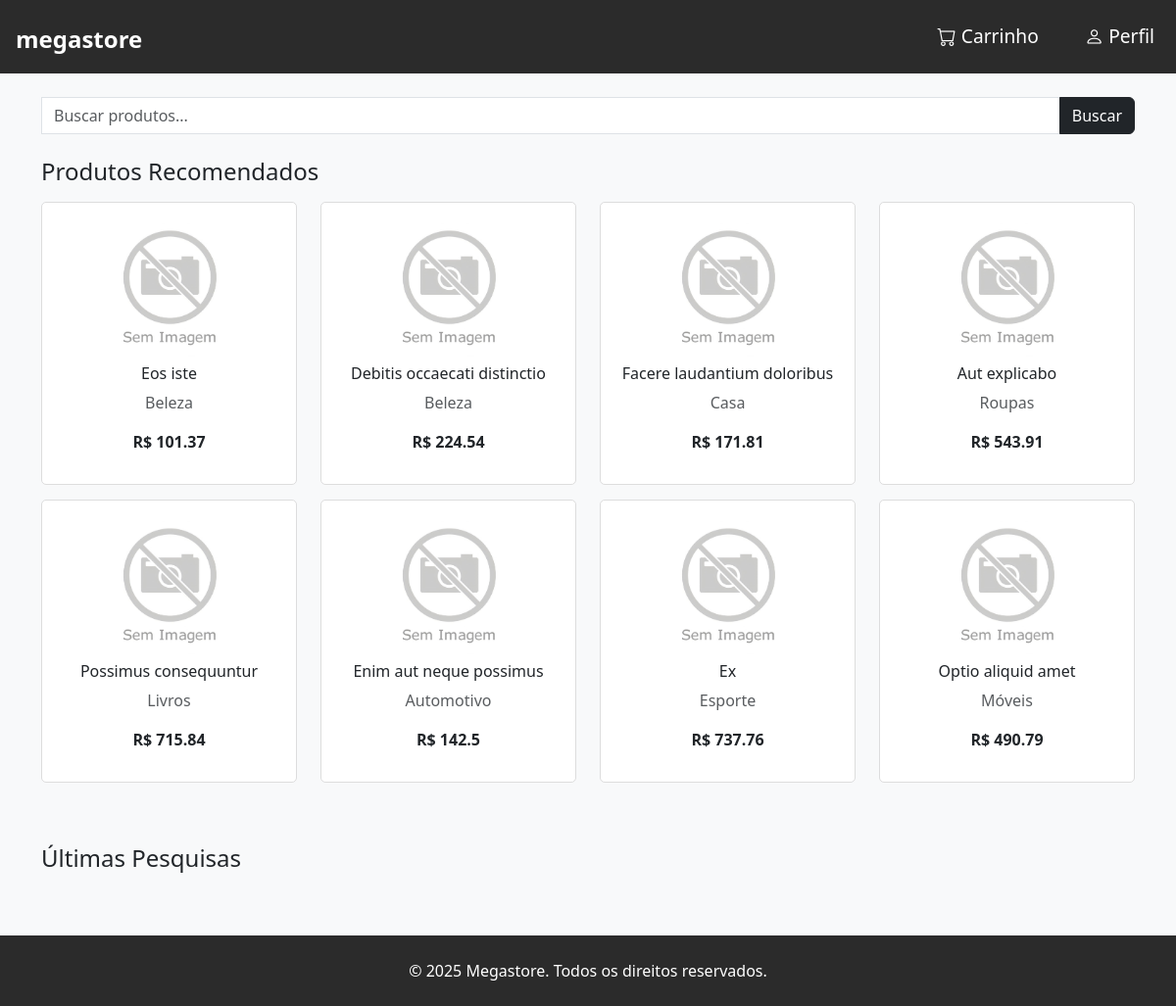
Before: / with the older database file.
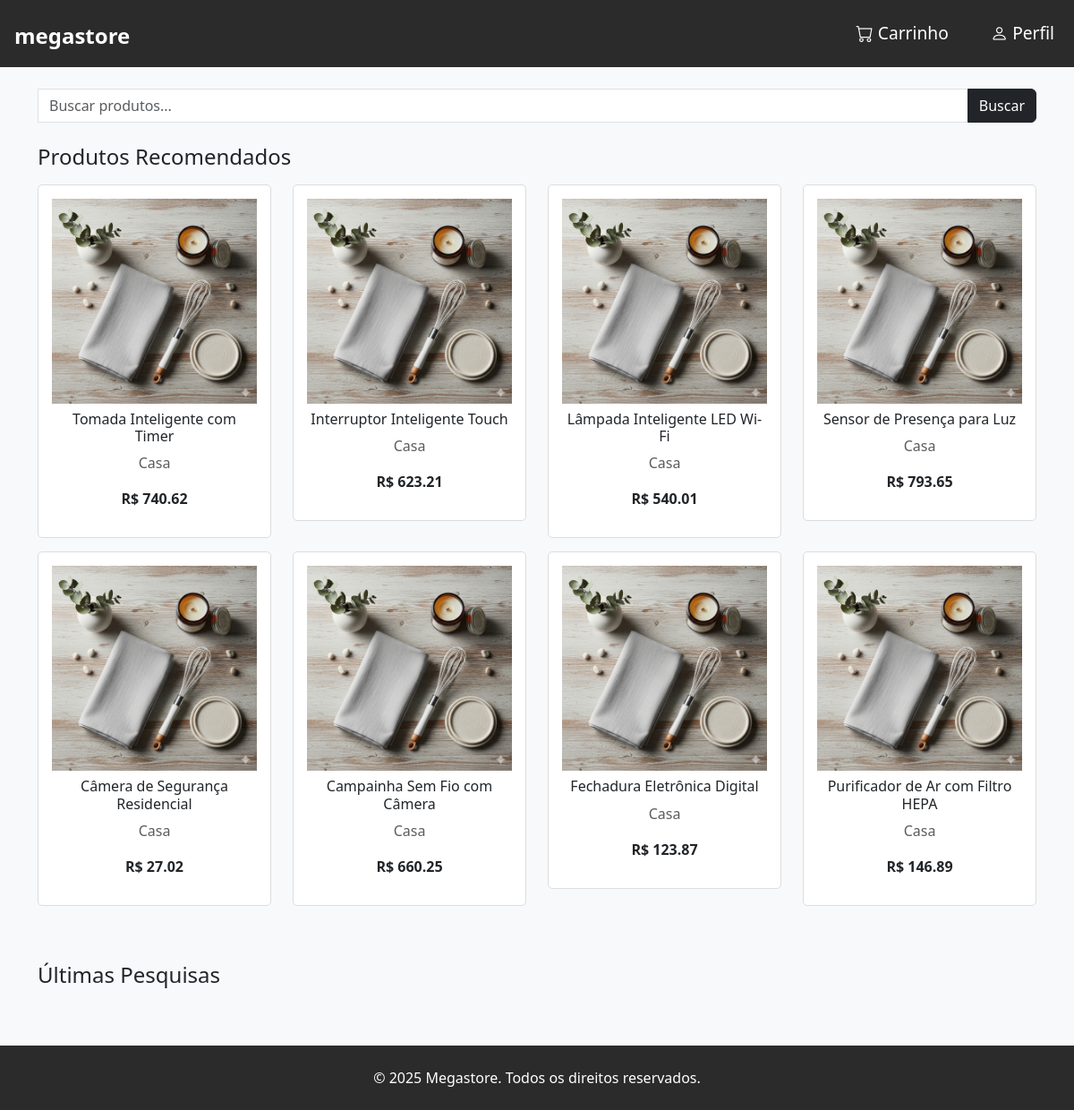
After: the same page with the newer database file.
### app/models.py (models this page shows)
class Produtos(db.Model):
    __tablename__ = "produtos"
    id = db.Column(db.Integer, primary_key=True)
    nome = db.Column(db.String(200), nullable=False)
    categoria = db.Column(db.String(100), nullable=True)
    quantidade = db.Column(db.Integer, nullable=True)
    descricao = db.Column(db.Text, nullable=True)
    preco = db.Column(db.Float, nullable=True)
    created_at = db.Column(db.DateTime, default=datetime.datetime.utcnow)

class ProdutoImagem(db.Model):
    __tablename__ = "produto_imagens"
    id = db.Column(db.Integer, primary_key=True)
    produto_id = db.Column(db.Integer, db.ForeignKey('produtos.id', ondelete='CASCADE'), nullable=False)
    filename = db.Column(db.String(300), nullable=False)   # arquivo salvo em app/static/uploads/
    mimetype = db.Column(db.String(50), nullable=True)
    is_primary = db.Column(db.Boolean, default=False)
    produto = db.relationship('Produtos', backref=db.backref('imagens', lazy='dynamic', cascade="all, delete-orphan"))

### app/views.py (the view)
@app.route('/', methods=['GET', 'POST'])
def index():
    termo = request.form.get('termo', '')
    if termo:
        produtos = Produtos.query.filter(
            or_(
                Produtos.nome.ilike(f'%{termo}%'),
                Produtos.categoria.ilike(f'%{termo}%')
            )
        ).all()
    else:
        produtos = Produtos.query.order_by(Produtos.created_at.desc()).limit(8).all()
    return render_template('index.html', produtos_recomendados=produtos, ultimas_pesquisas=[termo] if termo else [])

### app/__init__.py (called while the page is built)
@app.after_request
def aplicar_csp(response):
    response.headers['Content-Security-Policy'] = "script-src 'self';"
    return response

### app/templates/index.html (shortened to what this page needs)
<!DOCTYPE html>
<html lang="pt-br">
<head>
  <link href="https://cdn.jsdelivr.net/npm/bootstrap@5.3.0/dist/css/bootstrap.min.css" rel="stylesheet">
  <link href="https://cdn.jsdelivr.net/npm/bootstrap-icons@1.10.5/font/bootstrap-icons.css" rel="stylesheet">
  <link rel="stylesheet" href="{{ url_for('static', filename='css/style.css') }}">
</head>
<body class="d-flex flex-column min-vh-100">
  <header class="d-flex justify-content-between align-items-center p-3" style="background-color: #2b2b2b;">
    <div class="logo">
      <a href="{{ url_for('index') }}" class="text-white text-decoration-none fs-4 fw-bold">megastore</a>
    </div>
    <div>
      <button class="icon-btn text-white me-3"><i class="bi bi-cart"></i> Carrinho</button>
      <button class="icon-btn text-white"><i class="bi bi-person"></i> Perfil</button>
    </div>
  </header>
  <section class="search-bar container my-4">
    <form method="POST" class="input-group">
      <input type="text" name="termo" class="form-control" placeholder="Buscar produtos..." aria-label="Buscar produtos">
      <button class="btn btn-dark" type="submit">Buscar</button>
    </form>
  </section>
  <section class="container">
    <h4 class="mb-3">Produtos Recomendados</h4>
    <div class="row">
      {% for produto in produtos_recomendados %}
      <div class="col-md-3">
        <div class="product-card text-center">
          {% set imagem = produto.imagens.filter_by(is_primary=True).first() %}
          {% if imagem %}
            <img src="{{ url_for('static', filename='uploads/' ~ imagem.filename) }}" alt="{{ produto.nome }}" class="img-fluid mb-2">
          {% else %}
            <img src="{{ url_for('static', filename='images/default.png') }}" alt="Sem imagem" class="img-fluid mb-2">
          {% endif %}
          <h6>{{ produto.nome }}</h6>
          <p class="text-muted">{{ produto.categoria }}</p>
          <p class="fw-bold">R$ {{ produto.preco }}</p>
        </div>
      </div>
      {% endfor %}
    </div>
  </section>
  <section class="container my-5">
    <h4 class="mb-3">Últimas Pesquisas</h4>
  </section>
  <footer class="text-center p-4 mt-auto" style="background-color: #2b2b2b; color: white;">
    <p class="mb-0">&copy; 2025 Megastore. Todos os direitos reservados.</p>
  </footer>
</body>
</html>

Changed rows visible on the page:
removed Produtos: filename (placeholder picture), nome "Eos iste", categoria "Beleza", preco "101.37"
removed Produtos: filename (placeholder picture), nome "Debitis occaecati distinctio", categoria "Beleza", preco "224.54"
removed Produtos: filename (placeholder picture), nome "Facere laudantium doloribus", categoria "Casa", preco "171.81"
removed Produtos: filename (placeholder picture), nome "Aut explicabo", categoria "Roupas", preco "543.91"
removed Produtos: filename (placeholder picture), nome "Possimus consequuntur", categoria "Livros", preco "715.84"
removed Produtos: filename (placeholder picture), nome "Enim aut neque possimus", categoria "Automotivo", preco "142.5"
removed Produtos: filename (placeholder picture), nome "Ex", categoria "Esporte", preco "737.76"
removed Produtos: filename (placeholder picture), nome "Optio aliquid amet", categoria "Móveis", preco "490.79"
now on this page (row edited): Produtos: filename (picture), nome "Tomada Inteligente com Timer", categoria "Casa", preco "740.62"
now on this page (row edited): Produtos: filename (picture), nome "Interruptor Inteligente Touch", categoria "Casa", preco "623.21"
now on this page (row edited): Produtos: filename (picture), nome "Lâmpada Inteligente LED Wi-Fi", categoria "Casa", preco "540.01"
now on this page (row edited): Produtos: filename (picture), nome "Sensor de Presença para Luz", categoria "Casa", preco "793.65"
now on this page (row edited): Produtos: filename (picture), nome "Câmera de Segurança Residencial", categoria "Casa", preco "27.02"
now on this page (row edited): Produtos: filename (picture), nome "Campainha Sem Fio com Câmera", categoria "Casa", preco "660.25"
now on this page (row edited): Produtos: filename (picture), nome "Fechadura Eletrônica Digital", categoria "Casa", preco "123.87"
now on this page (row edited): Produtos: filename (picture), nome "Purificador de Ar com Filtro HEPA", categoria "Casa", preco "146.89"
